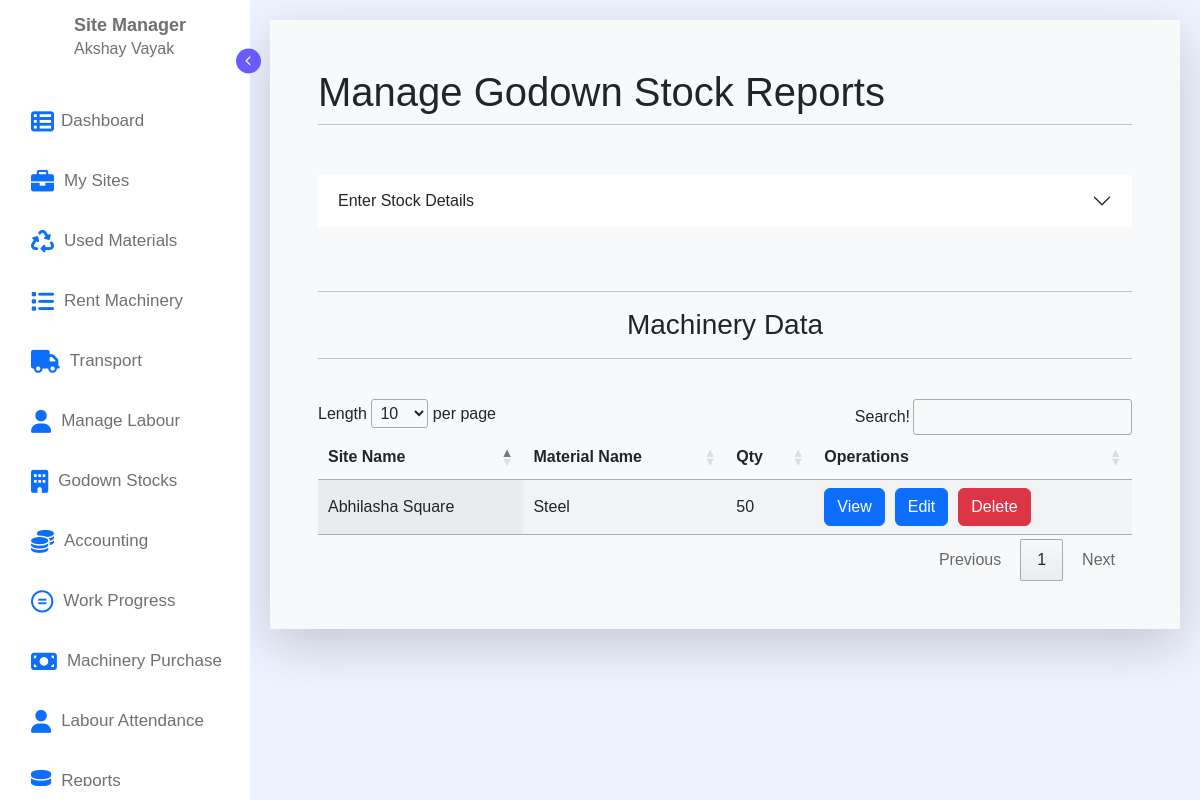
Screenshot of /godown/ (signed in) with the database file from the repository.
### Mainpage/models.py (models this page shows, shortened)
class StockData(models.Model):
    id = models.AutoField
    manager_id = models.TextField(max_length=100,default="")
    manager_name = models.TextField(max_length=100,default="")
    site_id = models.IntegerField(default=0)
    site_name = models.TextField(max_length=100,default="")
    actual_qty = models.IntegerField(default=0)
    Material_name = models.TextField(max_length=100,default="")

### Mainpage/views.py (the view, shortened to what this page needs)
# urls.py: path('godown/',views.ManageGodownStocks,name="ManageGodownStocks"),
def ManageGodownStocks(request):
    if request.user.is_authenticated:
        sites_data = SiteData.objects.filter(manager_user_name_id = request.user.id).all().values()
        stock_datas = StockData.objects.filter(manager_id = request.user.id).all().values()
        return render(request,"Mainpage/godown.html",{"sites_data":sites_data,"stock_datas":stock_datas,"tab_name":"StockData","redirect":"/godown/"})
    else:
        return render(request,"Mainpage/godown.html")

### Mainpage/templates/Mainpage/godown.html (shortened to what this page needs)
{% extends 'Mainpage/navbar.html' %}
{% load static %}
    {% block style %}
    <link rel="stylesheet" href="{% static 'css/material.css' %}">
    {% endblock %}
    {% block body %}
    <div class="container">
        <div class="p-5 bottom-radious bg-light shadow-lg" style="background-color: white;">
            <h1>Manage Godown Stock Reports</h1>
            <hr class="my-2">
            <div class="accordion accordion-flush" id="accordionFlushExample">
                <div class="accordion-item">
                    <h2 class="accordion-header">
                        <button class="accordion-button collapsed" type="button" data-bs-toggle="collapse"
                            data-bs-target="#flush-collapseOne" aria-expanded="false" aria-controls="flush-collapseOne">
                            Enter Stock Details
                        </button>
                    </h2>
                </div>
            </div>
            <br><br>
            <hr>
            <h3 style="text-align: center;">Machinery Data</h3>
            <hr><br>
            <table id="example" class="display" style="width:100%">
                <thead>
                    <tr>
                        <th>Site Name</th>
                        <th>Material Name</th>
                        <th>Qty</th>
                        <th>Operations</th>
                    </tr>
                </thead>
                <tbody>
                    {% for i in stock_datas %}
                    <tr>
                        <td>{{i.site_name}}</td>
                        <td>{{i.Material_name}}</td>
                        <td>{{i.actual_qty}}</td>
                        <td style="display: flex;">
                            <form action="/details/" method="post">{% csrf_token %}
                                <button type="submit" class="btn btn-primary">View</button>
                            </form>
                            <form action="/update-form/" method="post" style="margin-left: 10px;">{% csrf_token %}
                                <button type="submit" class="btn btn-primary">Edit</button>
                            </form>
                            <form action="/Delete-Manager/" method="post" style="margin-left: 10px;">{% csrf_token %}
                                <button type="submit" class="btn btn-danger">Delete</button>
                            </form>
                        </td>
                    </tr>
                    {% endfor %}
                </tbody>
            </table>
        </div>
    </div>
    {% endblock %}

### Mainpage/templates/Mainpage/navbar.html (shortened to what this page needs)
{% load static %}
<!doctype html>
<html lang="en">
<head>
    <link rel="stylesheet"
        href="https://cdn.jsdelivr.net/npm/@fortawesome/fontawesome-free@5.15.4/css/fontawesome.min.css"
>
    <link rel="stylesheet" href="https://cdnjs.cloudflare.com/ajax/libs/font-awesome/6.0.0-beta2/css/all.min.css"
 />
    <link href="https://cdn.jsdelivr.net/npm/bootstrap@5.3.0-alpha3/dist/css/bootstrap.min.css" rel="stylesheet"
>
    <link rel="stylesheet" href="{% static 'css/navbar.css' %}">
    <link rel="stylesheet" type="text/css" href="https://cdn.datatables.net/1.10.20/css/jquery.dataTables.min.css">
    {% block style %}
    {% endblock %}
</head>
<body>
    <div class="container">
        <nav class="sidebar">
            <header>
                <div class="image-text">
                    <div class="text logo-text">
                        <span class="name">Site Manager</span>
                        <span class="profession">{{user.first_name}} {{user.last_name}}</span>
                    </div>
                </div>
                <i class="fa-solid fa-chevron-right toggle" style="font-size: 10px;"></i>
            </header>
            <div class="menu-bar">
                <div class="menu">
                    <ul class="menu-links" style="padding: 10px;">
                        <li class="nav-link">
                            <a href="/dashboard/">
                                <i style="font-size:23px; margin-left: 7px;" class="fa">&#xf00b;</i>
                                <span class="text nav-text" style="margin-left: 7px;"> Dashboard</span>
                            </a>
                        </li>
                        <li class="nav-link">
                            <a href="/sites/">
                                <i class="fa-solid fa-briefcase" style="font-size: 23px; margin-left: 7px;"></i>
                                <span class="text nav-text" style="margin-left: 10px;"> My Sites</span>
                            </a>
                        </li>
                        <li class="nav-link">
                            <a href="/materials/">
                                <i class="fa-solid fa-recycle" style="font-size: 23px; margin-left: 7px;"></i>
                                <span class="text nav-text" style="margin-left: 10px;">Used Materials</span>
                            </a>
                        </li>
                        <li class="nav-link">
                            <a href="/manage-machines/">
                                <i class="fa-solid fa-list" style="font-size: 23px; margin-left: 7px;"></i>
                                <span class="text nav-text" style="margin-left: 10px;">Rent Machinery</span>
                            </a>
                        </li>
                        <li class="nav-link">
                            <a href="/transport/">
                                <i class="fa-solid fa-truck" style="font-size: 23px; margin-left: 7px;"></i>
                                <span class="text nav-text" style="margin-left: 10px;">Transport</span>
                            </a>
                        </li>
                        <li class="nav-link">
                            <a href="/labour/">
                                <i class="fa-solid fa-user" style="font-size: 23px; margin-left: 7px;"></i>
                                <span class="text nav-text" style="margin-left: 10px;">Manage Labour</span>
                            </a>
                        </li>
                        <li class="nav-link">
                            <a href="/godown/">
                                <i class="fa-solid fa-building" style="font-size: 23px; margin-left: 7px;"></i>
                                <span class="text nav-text" style="margin-left: 10px;">Godown Stocks</span>
                            </a>
                        </li>
                        <li class="nav-link">
                            <a href="/accounting/">
                                <i class="fa-solid fa-coins" style="font-size: 23px; margin-left: 7px;"></i>
                                <span class="text nav-text" style="margin-left: 10px;">Accounting</span>
                            </a>
                        </li>
                        <li class="nav-link">
                            <a href="/work-progress/">
                                <i class="fa-brands fa-creative-commons-nd"
                                    style="font-size: 23px; margin-left: 7px;"></i>
                                <span class="text nav-text" style="margin-left: 10px;">Work Progress</span>
                            </a>
                        </li>
                        <li class="nav-link">
                            <a href="/purchase-machine/">
                                <i class="fa-solid fa-money-bill" style="font-size: 23px; margin-left: 7px;"></i>
                                <span class="text nav-text" style="margin-left: 10px;">Machinery Purchase</span>
                            </a>
                        </li>
                        <li class="nav-link">
                            <a href="/attendance/">
                                <i class="fa-solid fa-user" style="font-size: 23px; margin-left: 7px;"></i>
                                <span class="text nav-text" style="margin-left: 10px;">Labour Attendance</span>
                            </a>
                        </li>
                        <li class="nav-link">
                            <a href="/reports/">
                                <i class="fa-solid fa-database" style="font-size: 23px; margin-left: 7px;"></i>
                                <span class="text nav-text" style="margin-left: 10px;">Reports</span>
                            </a>
                        </li>
                    </ul>
                </div>
            </div>
        </nav>
        <section class="home">
            {% block body %}
            {% endblock %}
        </section>
    </div>
</body>
</html>

### static/css/navbar.css (style rules this page uses)
* { margin: 0; padding: 0; box-sizing: border-box; font-family: "Poppins", sans-serif; }
:root { --body-color: #eef2ff; --sidebar-color: #fff; --primary-color: #695cfe; --primary-color-light: #f6f5ff; --toggle-color: #ddd; --text-color: #707070; --tran-03: all 0.2s ease; --tran-03: all 0.3s ease; --tran-04: all 0.3s ease; --tran-05: all 0.3s ease; }
body { min-height: 100vh; background-color: var(--body-color); transition: var(--tran-05); }
.container { display: flex; }
.sidebar { position: fixed; top: 0; left: 0; height: 100%; width: 250px; padding: 10px 14px; background: var(--sidebar-color); transition: var(--tran-05); z-index: 100; }
.sidebar li { height: 50px; list-style: none; display: flex; align-items: center; margin-top: 10px; }
.sidebar .text, .sidebar .icon { color: var(--text-color); transition: var(--tran-03); }
.sidebar .text { font-size: 17px; font-weight: 300; white-space: nowrap; opacity: 1; }
.sidebar header { position: relative; }
.sidebar header .image-text { display: flex; align-items: center; }
.sidebar header .logo-text { display: flex; flex-direction: column; }
header .image-text .name { margin-top: 2px; font-size: 18px; font-weight: 600; }
header .image-text .profession { font-size: 16px; margin-top: -2px; display: block; }
.sidebar header .toggle { position: absolute; right: -25px; transform: translateY(-50%) rotate(180deg); height: 25px; width: 25px; background-color: var(--primary-color); color: var(--sidebar-color); border-radius: 50%; display: flex; align-items: center; justify-content: center; font-size: 22px; cursor: pointer; transition: var(--tran-05); }
.sidebar .menu { margin-top: 15px; }
.sidebar li a { list-style: none; height: 100%; background-color: transparent; display: flex; align-items: center; height: 100%; width: 100%; border-radius: 6px; text-decoration: none; transition: var(--tran-03); }
.sidebar .menu-bar { height: calc(100% - 55px); display: flex; flex-direction: column; justify-content: space-between; overflow-y: scroll; }
@media (min-width: 501px) { .home { position: absolute; top: 0; top: 0; left: 250px; height: 100vh; width: calc(100% - 250px); background-color: var(--body-color); transition: var(--tran-05); } }

### static/css/material.css (style rules this page uses)
.container { padding: 20px; display: block; }
.container .accordion { margin-top: 50px; background: white; }

### rows the page displays
StockData: site_name "Abhilasha Square", Material_name "Steel", actual_qty "50"

### other values shown
{{ user.first_name }} "Akshay"
{{ user.last_name }} "Vayak"
